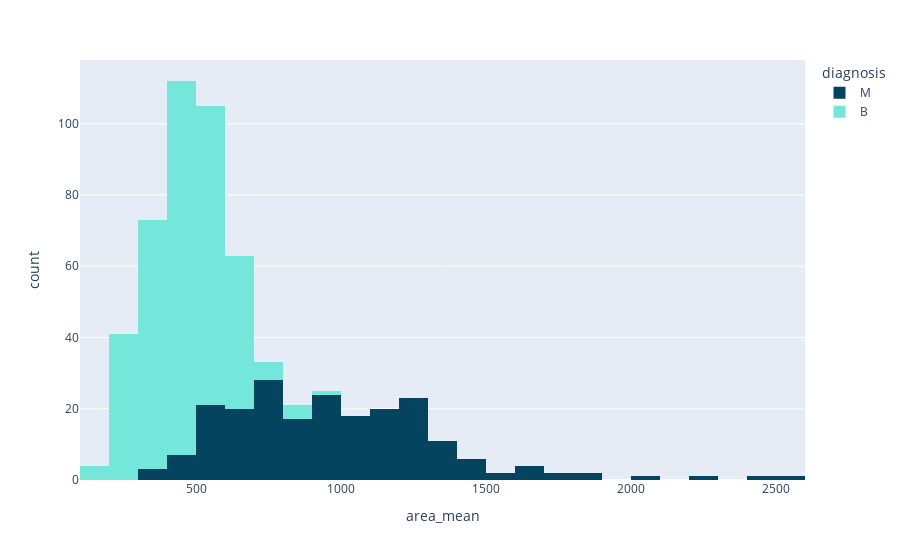

Source (notebook cell):
### Code cell
px.histogram(data_frame=df,x='area_mean',color='diagnosis',color_discrete_sequence=['#05445E','#75E6DA'])

### Figure 1 — Plotly figure (JSON) as saved in the notebook; plotly's stock layout.template omitted (floating-point values rounded to 4 significant figures; data arrays with more than 128 entries replaced by an {"elided": "..."} marker saying what was removed)
{"data": [{"alignmentgroup": "True", "bingroup": "x", "hovertemplate": "diagnosis=M<br>area_mean=%{x}<br>count=%{y}<extra></extra>", "legendgroup": "M", "marker": {"color": "#05445E", "pattern": {"shape": ""}}, "name": "M", "offsetgroup": "M", "orientation": "v", "showlegend": true, "type": "histogram", "x": {"elided": "212 float values"}, "xaxis": "x", "yaxis": "y"}, {"alignmentgroup": "True", "bingroup": "x", "hovertemplate": "diagnosis=B<br>area_mean=%{x}<br>count=%{y}<extra></extra>", "legendgroup": "B", "marker": {"color": "#75E6DA", "pattern": {"shape": ""}}, "name": "B", "offsetgroup": "B", "orientation": "v", "showlegend": true, "type": "histogram", "x": {"elided": "357 float values"}, "xaxis": "x", "yaxis": "y"}], "layout": {"barmode": "relative", "legend": {"title": {"text": "diagnosis"}, "tracegroupgap": 0}, "margin": {"t": 60}, "xaxis": {"anchor": "y", "domain": [0, 1], "title": {"text": "area_mean"}}, "yaxis": {"anchor": "x", "domain": [0, 1], "title": {"text": "count"}}}}
